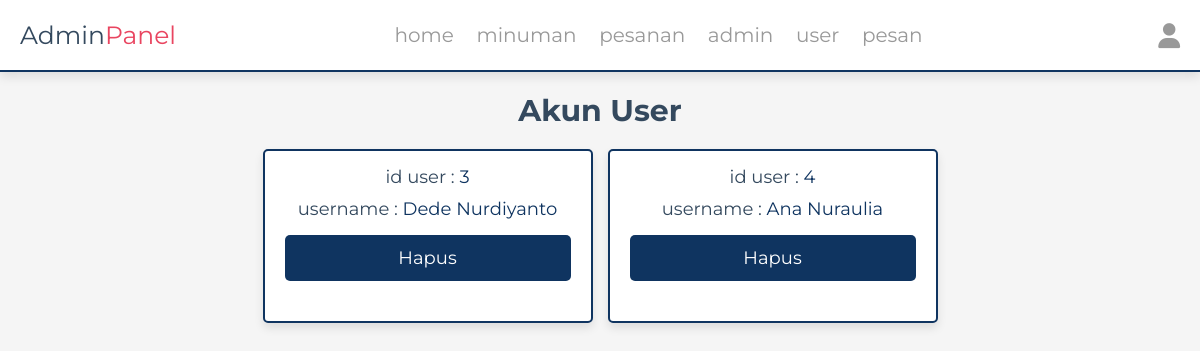
/admin/users_accounts.php (signed in), run on the app's committed database.
### tables this page shows
CREATE TABLE `users` (
  `id` int(100) NOT NULL,
  `name` varchar(20) NOT NULL,
  `email` varchar(50) NOT NULL,
  `number` varchar(13) NOT NULL,
  `password` varchar(50) NOT NULL,
  `address` varchar(500) NOT NULL
);

### admin/users_accounts.php (the view, shortened to what this page needs)
<?php
include '../components/connect.php';
?>
<!DOCTYPE html>
<html lang="en">
<head>
   <link rel="stylesheet" href="https://cdnjs.cloudflare.com/ajax/libs/font-awesome/6.1.1/css/all.min.css">
   <link rel="stylesheet" href="../css/admin_style.css">
</head>
<body>
<?php include '../components/admin_header.php' ?>
<section class="accounts">
   <h1 class="heading">akun user</h1>
   <div class="box-container">
   <?php
      $select_account = $conn->prepare("SELECT * FROM `users`");
      $select_account->execute();
      if($select_account->rowCount() > 0){
         while($fetch_accounts = $select_account->fetch(PDO::FETCH_ASSOC)){
   ?>
   <div class="box">
      <p> id user : <span><?= $fetch_accounts['id']; ?></span> </p>
      <p> username : <span><?= $fetch_accounts['name']; ?></span> </p>
      <a href="users_accounts.php?delete=<?= $fetch_accounts['id']; ?>" class="delete-btn" onclick="return confirm('hapus akun ini?');">hapus</a>
   </div>
   <?php
      }
   }else{
      echo '<p class="empty">tidak ada akun yang tersedia</p>';
   }
   ?>
   </div>
</section>
</body>
</html>

### css/admin_style.css (style rules this page uses)
:root { --primary: #0F3460; --secondary: #E94560; --black: #34495e; --white: #fff; --light-bg: #f5f5f5; --light-color: #999; --border: .2rem solid var(--primary); --box-shadow: 0 .5rem 1rem rgba(0, 0, 0, .1); }
* { font-family: 'Montserrat', sans-serif; margin: 0; padding: 0; box-sizing: border-box; text-decoration: none; outline: none; border: none; }
html { font-size: 62.5%; overflow-x: hidden; }
body { background-color: var(--light-bg); }
section { max-width: 1200px; margin: 0 auto; padding: 2rem; }
.btn, .delete-btn, .option-btn { display: block; margin-top: 1rem; margin-bottom: 2rem; border-radius: .5rem; cursor: pointer; width: 100%; font-size: 1.8rem; color: var(--white); padding: 1.2rem 3rem; text-transform: capitalize; text-align: center; }
.delete-btn { background-color: var(--primary); }
.heading { text-align: center; margin-bottom: 2rem; text-transform: capitalize; color: var(--black); font-size: 3rem; font-weight: bold; }
.accounts .box-container { display: grid; grid-template-columns: repeat(auto-fit, 33rem); gap: 1.5rem; justify-content: center; align-items: flex-start; }
.accounts .box-container .box { background-color: var(--white); border-radius: .5rem; box-shadow: var(--box-shadow); border: var(--border); padding: 2rem; padding-top: 1rem; text-align: center; }
.accounts .box-container .box p { padding: .5rem 0; font-size: 1.8rem; color: var(--black); }
.accounts .box-container .box p span { color: var(--primary); }

### data on the page
users: id "3", name "Dede Nurdiyanto"
users: id "4", name "Ana Nuraulia"
